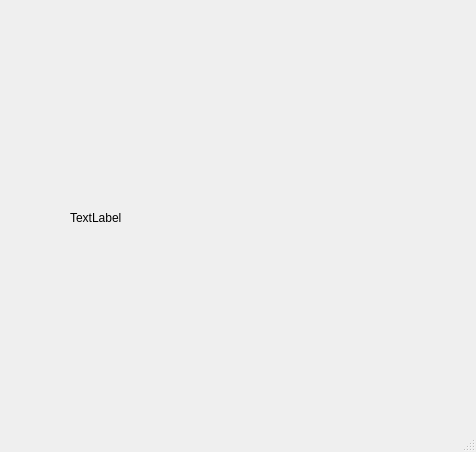
<?xml version="1.0" encoding="UTF-8"?>
<ui version="4.0">
 <class>MainWindow</class>
 <widget class="QMainWindow" name="MainWindow">
  <property name="geometry">
   <rect>
    <x>0</x>
    <y>0</y>
    <width>476</width>
    <height>452</height>
   </rect>
  </property>
  <property name="windowTitle">
   <string>MainWindow</string>
  </property>
  <widget class="QWidget" name="centralwidget">
   <widget class="QLabel" name="label">
    <property name="geometry">
     <rect>
      <x>70</x>
      <y>90</y>
      <width>320</width>
      <height>256</height>
     </rect>
    </property>
    <property name="text">
     <string>TextLabel</string>
    </property>
   </widget>
  </widget>
  <widget class="QMenuBar" name="menubar">
   <property name="geometry">
    <rect>
     <x>0</x>
     <y>0</y>
     <width>476</width>
     <height>21</height>
    </rect>
   </property>
  </widget>
  <widget class="QStatusBar" name="statusbar"/>
 </widget>
 <resources/>
 <connections/>
</ui>
